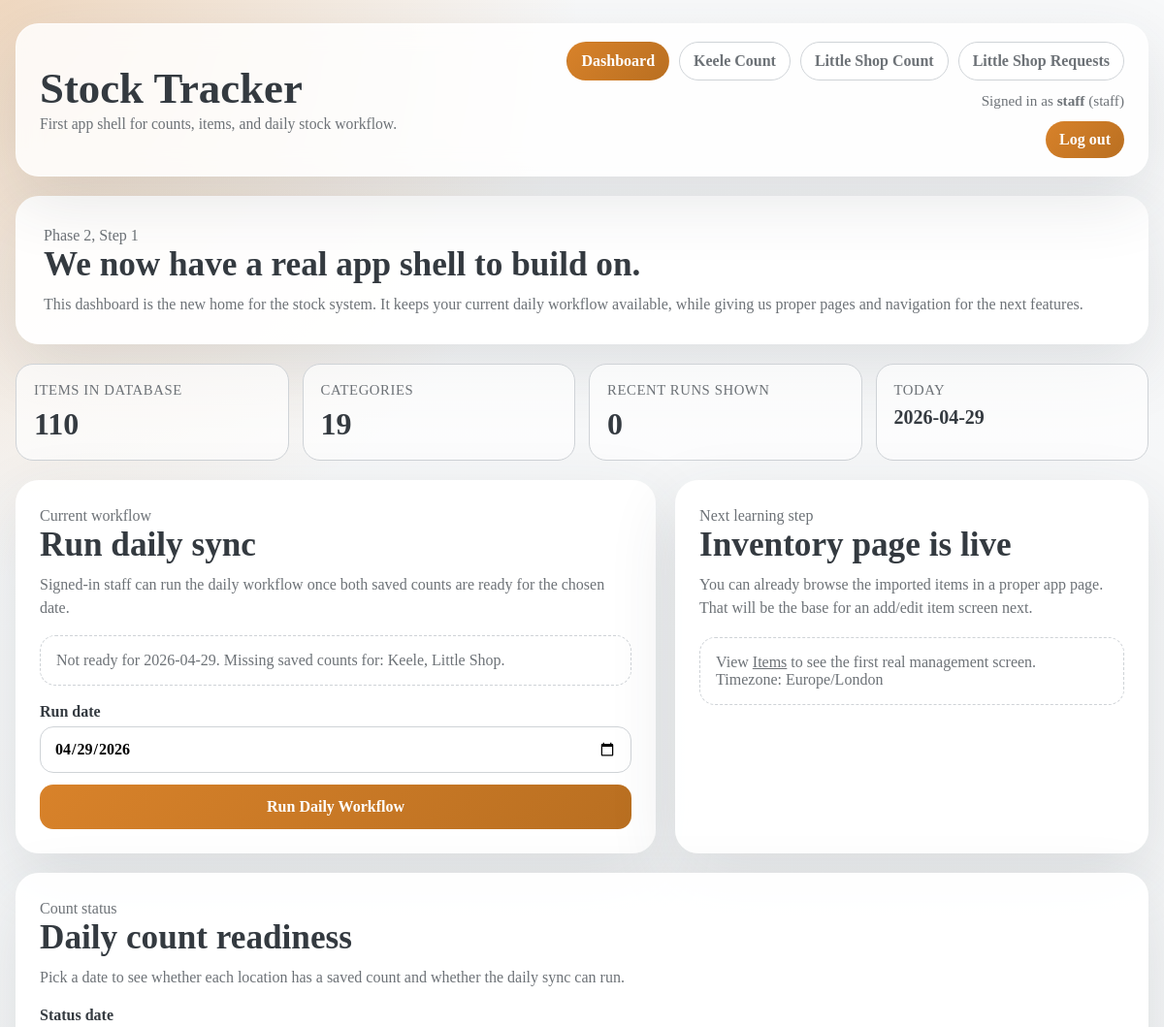
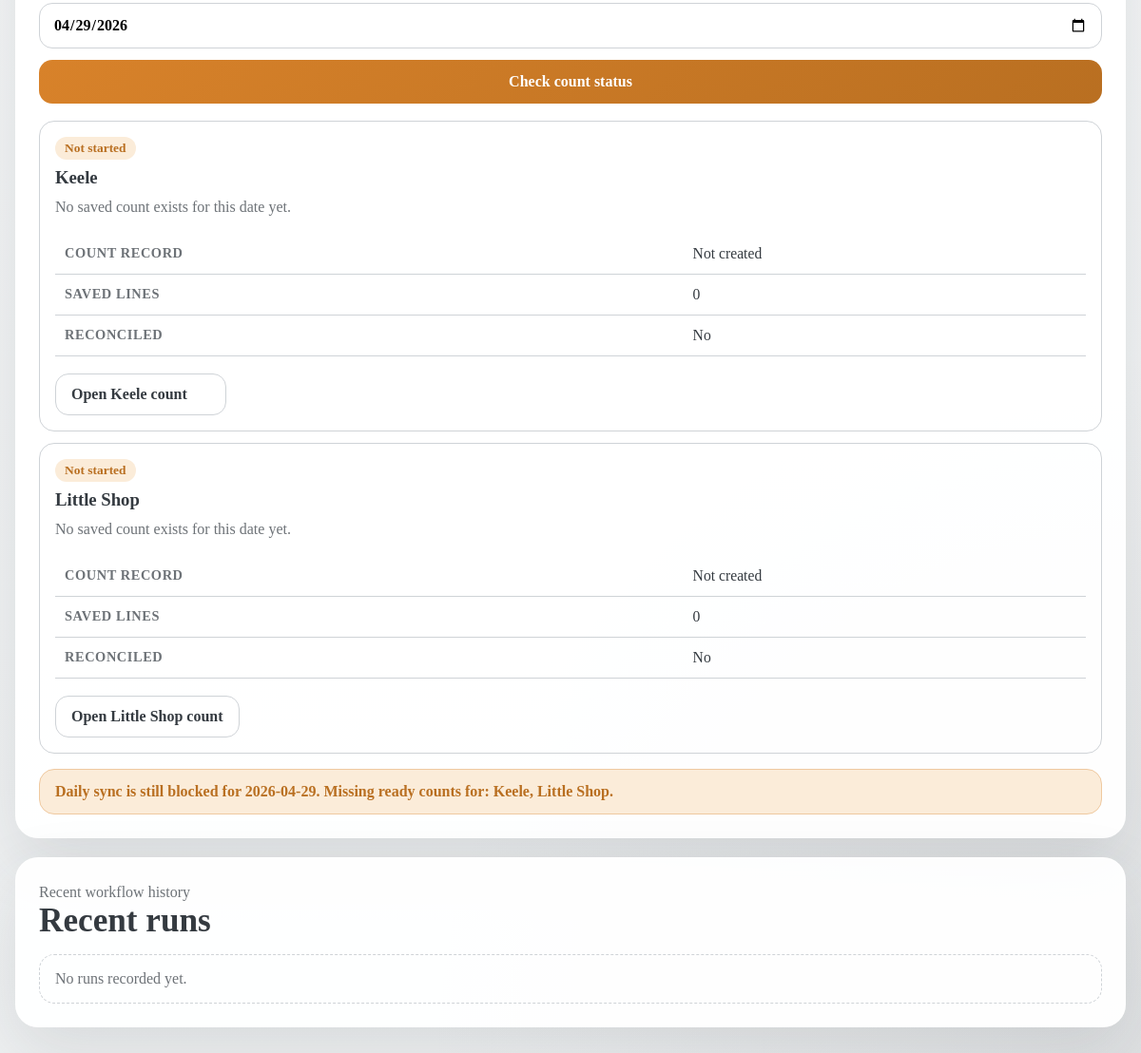
/ (signed in), run on the app's committed database (2 pictures, top to bottom).
### tables this page shows
CREATE TABLE users (
    id INTEGER PRIMARY KEY AUTOINCREMENT,
    username TEXT NOT NULL UNIQUE,
    password_hash TEXT NOT NULL,
    role TEXT NOT NULL DEFAULT 'staff',
    is_active INTEGER NOT NULL DEFAULT 1,
    created_at TEXT NOT NULL DEFAULT (datetime('now'))
);

CREATE TABLE locations (
    id INTEGER PRIMARY KEY AUTOINCREMENT,
    name TEXT NOT NULL UNIQUE
);

### src/stock/web.py (the view)
@app.get("/")
@login_required
def index():
    return render_template("dashboard.html", **_dashboard_context())

### src/stock/db.py (called while the page is built, shortened)
def get_conn():
    DB_PATH.parent.mkdir(parents=True, exist_ok=True)
    conn = sqlite3.connect(str(DB_PATH))
    conn.row_factory = sqlite3.Row
    conn.execute("PRAGMA foreign_keys = ON;")
    return conn

def recent_run_history(limit: int = 10):
    with get_conn() as conn:
        return conn.execute(
            """
            SELECT id, run_type, run_date, status, started_at, finished_at, output
            FROM run_history
            ORDER BY datetime(started_at) DESC, id DESC
            LIMIT ?;
            """,
            (limit,),
        ).fetchall()

def get_user_by_id(user_id: int):
    with get_conn() as conn:
        return conn.execute(
            """
            SELECT id, username, password_hash, role, is_active, created_at
            FROM users
            WHERE id = ?;
            """,
            (user_id,),
        ).fetchone()

def get_saved_count_summary(location: str, count_date: str) -> dict:
    location_id = get_location_id(location)
    with get_conn() as conn:
        count_row = conn.execute(
            """
            SELECT id, is_reconciled
            FROM stock_counts
            WHERE location_id = ? AND count_date = ?
            ORDER BY datetime(created_at) DESC
            LIMIT 1;
            """,
            (location_id, count_date),
        ).fetchone()
        if count_row is None:
            return {
                "count_id": None,
                "is_reconciled": False,
                "line_count": 0,
            }
    return {
        "count_id": count_id,
        "is_reconciled": bool(count_row["is_reconciled"]),
        "line_count": int(line_row["line_count"] or 0),
    }

def get_location_id(name: str) -> int:
    with get_conn() as conn:
        row = conn.execute("SELECT id FROM locations WHERE name = ?;", (name,)).fetchone()
        if row is None:
            raise ValueError(f"Unknown location: {name}")
        return int(row["id"])

### src/stock/services/auth.py (called while the page is built)
def load_authenticated_user(user_id: str | int | None) -> AuthenticatedUser | None:
    if user_id in (None, ""):
        return None
    row = get_user_by_id(int(user_id))
    if row is None or not row["is_active"]:
        return None
    return user_from_row(row)

def user_from_row(row) -> AuthenticatedUser:
    return AuthenticatedUser(
        id=str(int(row["id"])),
        username=str(row["username"]),
        role=str(row["role"]),
        is_active=bool(row["is_active"]),
    )

### templates/dashboard.html (shortened to what this page needs)
{% extends "base.html" %}
{% block content %}
  <section class="hero">
    <p class="eyebrow">Phase 2, Step 1</p>
    <h2>We now have a real app shell to build on.</h2>
    <p>
      This dashboard is the new home for the stock system. It keeps your current daily workflow available,
      while giving us proper pages and navigation for the next features.
    </p>
  </section>
  <section class="metrics">
    <article class="metric">
      <div class="metric-label">Items in database</div>
      <div class="metric-value">{{ item_count }}</div>
    </article>
    <article class="metric">
      <div class="metric-label">Categories</div>
      <div class="metric-value">{{ category_count }}</div>
    </article>
    <article class="metric">
      <div class="metric-label">Recent runs shown</div>
      <div class="metric-value">{{ run_count }}</div>
    </article>
    <article class="metric">
      <div class="metric-label">Today</div>
      <div class="metric-value" style="font-size: 1.25rem;">{{ today }}</div>
    </article>
  </section>
  <section class="grid-2">
    <article class="panel">
      <p class="eyebrow">Current workflow</p>
      <h2>Run daily sync</h2>
      <p>Signed-in staff can run the daily workflow once both saved counts are ready for the chosen date.</p>
      <div class="empty-state" style="margin-bottom:18px;">
        {% if sync_readiness.is_ready %}
          Ready for {{ sync_readiness.count_date }}. Saved counts exist for Keele and Little Shop.
        {% else %}
          Not ready for {{ sync_readiness.count_date }}.
          Missing saved counts for: {{ sync_readiness.missing_locations|join(", ") }}.
        {% endif %}
      </div>
      <form method="post" action="/run-day" class="form-grid">
        <label for="run-date">
          Run date
          <input id="run-date" name="run_date" type="date" value="{{ today }}" required>
        </label>
        <button type="submit">Run Daily Workflow</button>
      </form>
    </article>
    <article class="panel">
      <p class="eyebrow">Next learning step</p>
      <h2>Inventory page is live</h2>
      <p>
        You can already browse the imported items in a proper app page. That will be the base for an add/edit item screen next.
      </p>
      <div class="empty-state" style="margin-top:18px;">
        View <a href="/items">Items</a> to see the first real management screen.
        <br>
        Timezone: {{ timezone_name }}
      </div>
    </article>
  </section>
  <section class="panel">
    <p class="eyebrow">Count status</p>
    <h2>Daily count readiness</h2>
    <p>Pick a date to see whether each location has a saved count and whether the daily sync can run.</p>
    <form method="get" action="/" class="form-grid">
      <label for="status-date">
        Status date
        <input id="status-date" name="date" type="date" value="{{ count_status.count_date }}" required>
      </label>
      <button type="submit">Check count status</button>
    </form>
    <div class="category-list">
      {% for row in count_status.locations %}
        <article class="category-card">
          <div class="status status-{{ row.status_class }}">{{ row.status_name }}</div>
          <h3 style="margin:0 0 8px;">{{ row.location }}</h3>
          <p>{{ row.status_message }}</p>
          <table>
            <tbody>
              <tr>
                <th>Count record</th>
                <td>{{ row.count_id or "Not created" }}</td>
              </tr>
              <tr>
                <th>Saved lines</th>
                <td>{{ row.line_count }}</td>
              </tr>
              <tr>
                <th>Reconciled</th>
                <td>{% if row.is_reconciled %}Yes{% else %}No{% endif %}</td>
              </tr>
            </tbody>
          </table>
          <div class="actions-row">
            <a class="button-link" href="{% if row.location == 'Keele' %}/counts/keele{% else %}/counts/little-shop{% endif %}?date={{ count_status.count_date }}">Open {{ row.location }} count</a>
          </div>
        </article>
      {% endfor %}
    </div>
    <div class="{% if count_status.is_ready %}success-box{% else %}error-box{% endif %}">
      {% if count_status.is_ready %}
        Both locations are ready for {{ count_status.count_date }}. Daily sync can run.
      {% else %}
        Daily sync is still blocked for {{ count_status.count_date }}.
        Missing ready counts for: {{ count_status.missing_locations|join(", ") }}.
      {% endif %}
    </div>
  </section>
  <section class="panel">
    <p class="eyebrow">Recent workflow history</p>
    <h2>Recent runs</h2>
    {% if history %}
      <div class="history-list">
        {% for row in history %}
          <article class="history-item">
            <div class="status {% if row['status'] == 'SUCCESS' %}status-success{% else %}status-failed{% endif %}">
              {{ row["status"] }}
            </div>
            <p class="history-meta">
              {{ row["run_type"] }} for {{ row["run_date"] }}<br>
              Finished: {{ row["finished_at"] or row["started_at"] }}
            </p>
            <pre>{{ (row["output"] or "").strip() or "No output recorded." }}</pre>
          </article>
        {% endfor %}
      </div>
    {% else %}
      <div class="empty-state">No runs recorded yet.</div>
    {% endif %}
  </section>
{% endblock %}

### templates/base.html (shortened to what this page needs)
<!doctype html>
<html lang="en">
<head>
</head>
<body>
  <div class="app-shell">
    <header class="topbar">
      <div class="brand">
        <h1>Stock Tracker</h1>
        <p>First app shell for counts, items, and daily stock workflow.</p>
      </div>
      <div class="nav-shell">
        <nav class="nav">
          {% if current_user.is_authenticated %}
            <a href="/" class="{% if active_page == 'dashboard' %}active{% endif %}">Dashboard</a>
            <a href="/counts/keele" class="{% if active_page == 'keele_count' %}active{% endif %}">Keele Count</a>
            <a href="/counts/little-shop" class="{% if active_page == 'little_shop_count' %}active{% endif %}">Little Shop Count</a>
            <a href="/request-lists" class="{% if active_page == 'little_shop_requests' %}active{% endif %}">Little Shop Requests</a>
          {% else %}
            <a href="/login" class="{% if active_page == 'login' %}active{% endif %}">Login</a>
          {% endif %}
        </nav>
        {% if current_user.is_authenticated %}
          <div class="user-meta">
            Signed in as <strong>{{ current_user.username }}</strong> ({{ current_user.role }})
          </div>
          <form method="post" action="/logout" class="logout-form">
            <button type="submit">Log out</button>
          </form>
        {% endif %}
      </div>
    </header>
    <main class="content">
      {% block content %}{% endblock %}
    </main>
  </div>
</body>
</html>

### data on the page
users: username "staff", role "staff"
locations: status_name "Not started", location "Keele", status_message "No saved count exists for this date yet.", count_id "Not created", line_count "0"
locations: status_name "Not started", location "Little Shop", status_message "No saved count exists for this date yet.", count_id "Not created", line_count "0"

### other printed values
{{ item_count }} "110"
{{ category_count }} "19"
{{ run_count }} "0"
{{ today }} "2026-04-29"
{{ sync_readiness.count_date }} "2026-04-29"
{{ sync_readiness.missing_locations|join(", ") }} "Keele, Little Shop"
{{ timezone_name }} "Europe/London"
{{ count_status.count_date }} "2026-04-29"
{{ count_status.missing_locations|join(", ") }} "Keele, Little Shop"
